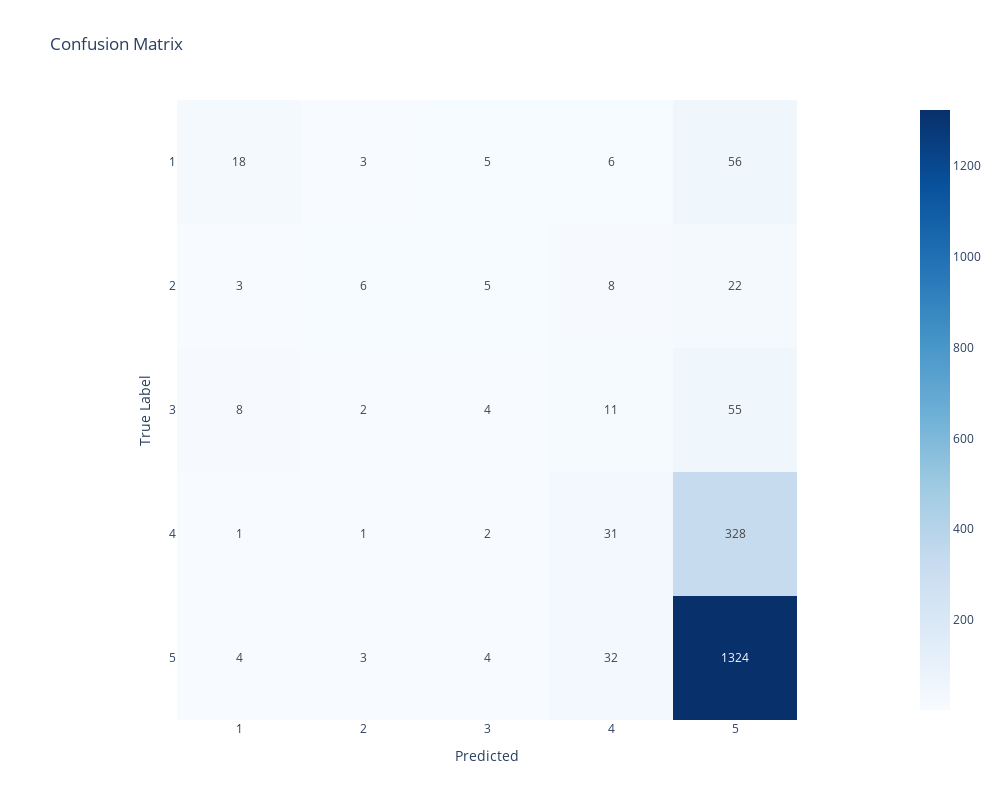

Notebook code cell kept with this figure:
### Markdown cell above
## Gradient Boosting

### Code cell
# instantiate the Model class with text and labels (X and y), a Gradient Boosting model and a tfidf vectorizer
model_GB = Model(X_train, y_train, GradientBoostingClassifier(),TfidfVectorizer(), random_seed=42, test_size=0.2 )

# fit the model
model_GB.fit()

# predict and generate classification report
y_pred = model_GB.predict(X_test)
class_labels=[1, 2, 3, 4, 5]
model_GB.report(y_test, y_pred,class_labels)

### Figure 1 — Plotly figure (JSON) as saved in the notebook; plotly's stock layout.template omitted (floating-point values rounded to 4 significant figures)
{"data": [{"coloraxis": "coloraxis", "hovertemplate": "Predicted: %{x}<br>True Label: %{y}<br>color: %{z}<extra></extra>", "name": "0", "texttemplate": "%{z}", "type": "heatmap", "x": [1, 2, 3, 4, 5], "xaxis": "x", "y": [1, 2, 3, 4, 5], "yaxis": "y", "z": [[18, 3, 5, 6, 56], [3, 6, 5, 8, 22], [8, 2, 4, 11, 55], [1, 1, 2, 31, 328], [4, 3, 4, 32, 1324]]}], "layout": {"coloraxis": {"colorscale": [[0, "rgb(247,251,255)"], [0.125, "rgb(222,235,247)"], [0.25, "rgb(198,219,239)"], [0.375, "rgb(158,202,225)"], [0.5, "rgb(107,174,214)"], [0.625, "rgb(66,146,198)"], [0.75, "rgb(33,113,181)"], [0.875, "rgb(8,81,156)"], [1, "rgb(8,48,107)"]]}, "height": 800, "title": {"text": "Confusion Matrix"}, "width": 1000, "xaxis": {"anchor": "y", "constrain": "domain", "domain": [0, 1], "scaleanchor": "y", "title": {"text": "Predicted"}}, "yaxis": {"anchor": "x", "autorange": "reversed", "constrain": "domain", "domain": [0, 1], "title": {"text": "True Label"}}}}
